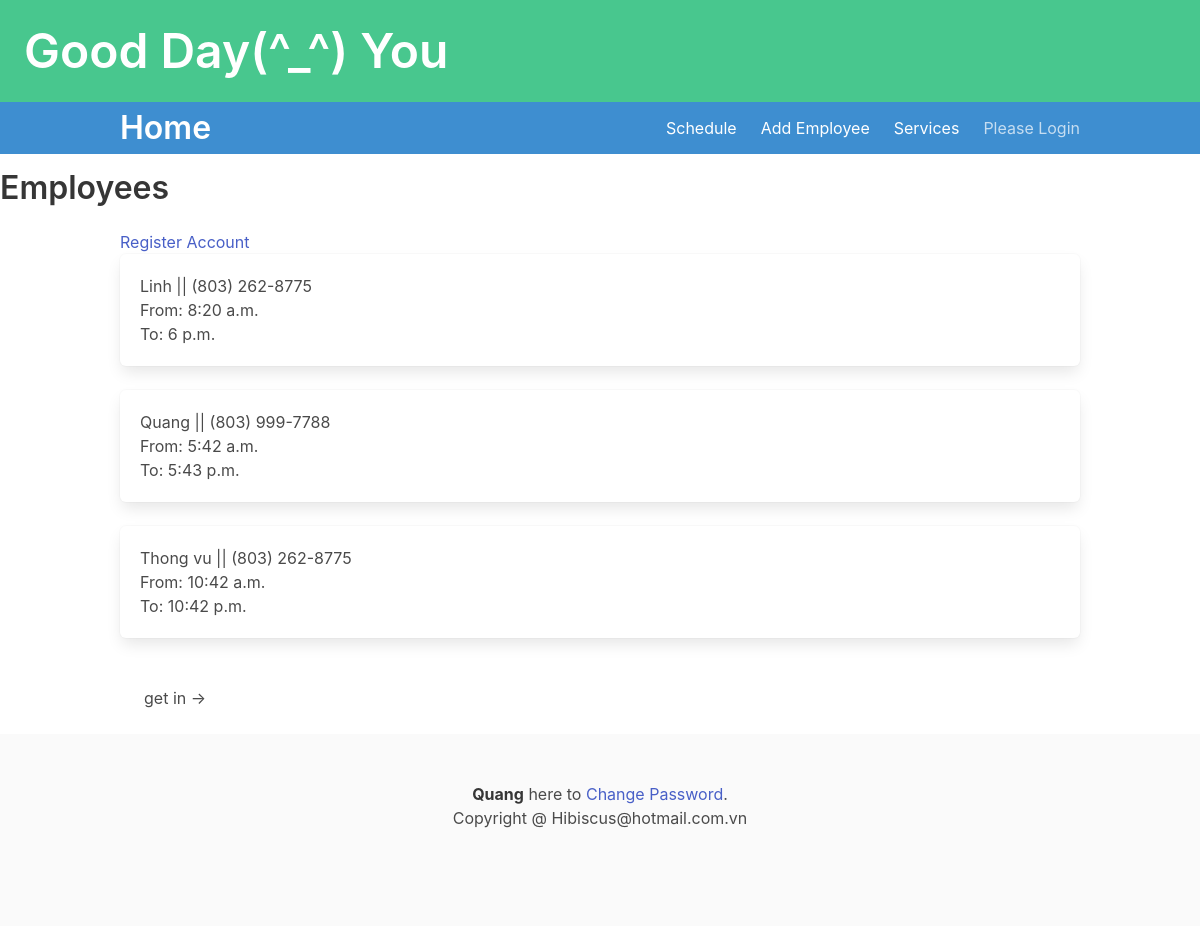
Screenshot of /ledger/ with the database file from the repository.
### ledger/models.py (models this page shows, shortened)
class Technician(models.Model):
    name = models.CharField(max_length=25)
    phone = PhoneNumberField()
    email = models.EmailField(max_length=40, null=True, blank=True)
    owner = models.ForeignKey(settings.AUTH_USER_MODEL, on_delete=models.DO_NOTHING)
    isWork = models.BooleanField(default=False)
    start_work_at = models.TimeField(null=True)
    end_work = models.TimeField(null=True)
    class Meta:
        unique_together = ('name','phone',)
        ordering = ['name']

### ledger/views.py (the view)
# urls.py: path('ledger/', AllEmployee.as_view(), name="home"),
class AllEmployee(ListView):
    template = 'ledger/index.html'
    def get(self,request):
        employee = Technician.objects.all()
        cont = {'employees': employee }
        return render(request, self.template, cont)

### ledger/templates/ledger/index.html (shortened to what this page needs)
{% extends 'base.html' %}
{% block headding %}
<h1 class="title">Employees</h1>
{% endblock headding %}
{% block content %}
{% if not user.is_authenticated %}
<div>
    <a href="{% url 'ledger:register' %}">Register Account</a>
</div>
{% endif %}
    {% if employees %}
    {% for employee in employees %}
    <div class='box'>{{ employee.name }} || {{ employee.phone }}
      <p>From: {{ employee.start_work_at }} </p>
      <p>To: {{ employee.end_work }} </p>
    </div>
    {% endfor %}
    {% endif %}
<section class="hero is-small">
  <div class="hero-body">
    <div class="container">
      <h3>get in -></h3>
    </div>
  </div>
</section>
{% endblock content %}
{% block footer %}
    <strong>Quang</strong> here to <a href="{% url 'password_change' %}">Change Password</a>.
{% endblock footer %}

### rows the page displays
Technician: name "Linh", phone "(803) 262-8775", start_work_at "8:20 a.m.", end_work "6 p.m."
Technician: name "Quang", phone "(803) 999-7788", start_work_at "5:42 a.m.", end_work "5:43 p.m."
Technician: name "Thong vu", phone "(803) 262-8775", start_work_at "10:42 a.m.", end_work "10:42 p.m."

### other values shown
{{ user.username | default:'You' }} "You"
